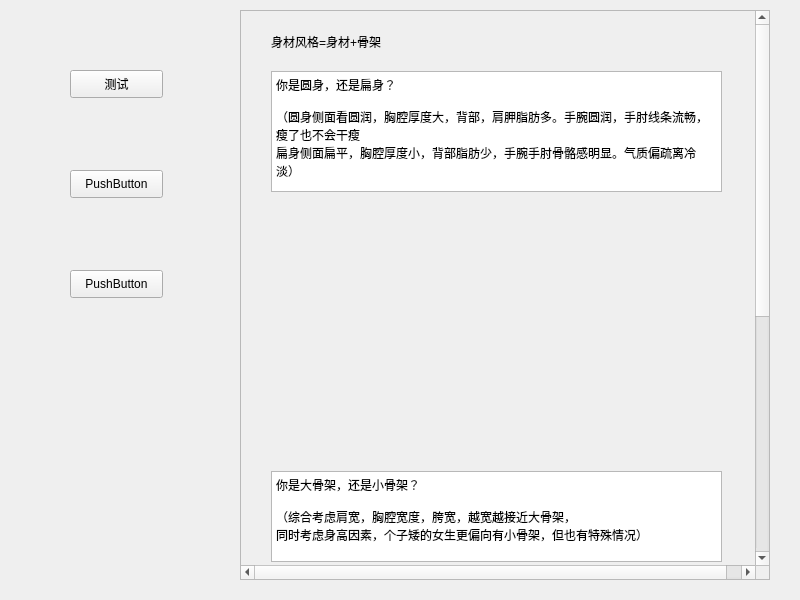
<?xml version="1.0" encoding="UTF-8"?>
<ui version="4.0">
 <class>warmbone</class>
 <widget class="QWidget" name="warmbone">
  <property name="geometry">
   <rect>
    <x>0</x>
    <y>0</y>
    <width>800</width>
    <height>600</height>
   </rect>
  </property>
  <property name="minimumSize">
   <size>
    <width>800</width>
    <height>600</height>
   </size>
  </property>
  <property name="maximumSize">
   <size>
    <width>800</width>
    <height>600</height>
   </size>
  </property>
  <property name="windowTitle">
   <string>Form</string>
  </property>
  <widget class="QPushButton" name="pushButton">
   <property name="geometry">
    <rect>
     <x>70</x>
     <y>70</y>
     <width>93</width>
     <height>28</height>
    </rect>
   </property>
   <property name="text">
    <string>测试</string>
   </property>
  </widget>
  <widget class="QPushButton" name="pushButton_2">
   <property name="geometry">
    <rect>
     <x>70</x>
     <y>170</y>
     <width>93</width>
     <height>28</height>
    </rect>
   </property>
   <property name="text">
    <string>PushButton</string>
   </property>
  </widget>
  <widget class="QPushButton" name="pushButton_3">
   <property name="geometry">
    <rect>
     <x>70</x>
     <y>270</y>
     <width>93</width>
     <height>28</height>
    </rect>
   </property>
   <property name="text">
    <string>PushButton</string>
   </property>
  </widget>
  <widget class="QScrollArea" name="scrollArea">
   <property name="geometry">
    <rect>
     <x>240</x>
     <y>10</y>
     <width>530</width>
     <height>570</height>
    </rect>
   </property>
   <property name="minimumSize">
    <size>
     <width>530</width>
     <height>570</height>
    </size>
   </property>
   <property name="verticalScrollBarPolicy">
    <enum>Qt::ScrollBarAlwaysOn</enum>
   </property>
   <property name="horizontalScrollBarPolicy">
    <enum>Qt::ScrollBarAlwaysOn</enum>
   </property>
   <property name="widgetResizable">
    <bool>false</bool>
   </property>
   <widget class="QWidget" name="scrollAreaWidgetContents">
    <property name="geometry">
     <rect>
      <x>0</x>
      <y>-206</y>
      <width>530</width>
      <height>1000</height>
     </rect>
    </property>
    <property name="minimumSize">
     <size>
      <width>500</width>
      <height>1000</height>
     </size>
    </property>
    <property name="toolTipDuration">
     <number>14</number>
    </property>
    <widget class="QLabel" name="label">
     <property name="geometry">
      <rect>
       <x>30</x>
       <y>20</y>
       <width>141</width>
       <height>21</height>
      </rect>
     </property>
     <property name="text">
      <string>身材风格=身材+骨架</string>
     </property>
    </widget>
    <widget class="QTextBrowser" name="textBrowser">
     <property name="geometry">
      <rect>
       <x>30</x>
       <y>60</y>
       <width>451</width>
       <height>121</height>
      </rect>
     </property>
     <property name="html">
      <string>&lt;!DOCTYPE HTML PUBLIC &quot;-//W3C//DTD HTML 4.0//EN&quot; &quot;http://www.w3.org/TR/REC-html40/strict.dtd&quot;&gt;
&lt;html&gt;&lt;head&gt;&lt;meta name=&quot;qrichtext&quot; content=&quot;1&quot; /&gt;&lt;style type=&quot;text/css&quot;&gt;
p, li { white-space: pre-wrap; }
&lt;/style&gt;&lt;/head&gt;&lt;body style=&quot; font-family:'SimSun'; font-size:9pt; font-weight:400; font-style:normal;&quot;&gt;
&lt;p style=&quot; margin-top:0px; margin-bottom:0px; margin-left:0px; margin-right:0px; -qt-block-indent:0; text-indent:0px;&quot;&gt;你是圆身，还是扁身？&lt;/p&gt;
&lt;p style=&quot;-qt-paragraph-type:empty; margin-top:0px; margin-bottom:0px; margin-left:0px; margin-right:0px; -qt-block-indent:0; text-indent:0px;&quot;&gt;&lt;br /&gt;&lt;/p&gt;
&lt;p style=&quot; margin-top:0px; margin-bottom:0px; margin-left:0px; margin-right:0px; -qt-block-indent:0; text-indent:0px;&quot;&gt;（圆身侧面看圆润，胸腔厚度大，背部，肩胛脂肪多。手腕圆润，手肘线条流畅，瘦了也不会干瘦&lt;/p&gt;
&lt;p style=&quot; margin-top:0px; margin-bottom:0px; margin-left:0px; margin-right:0px; -qt-block-indent:0; text-indent:0px;&quot;&gt;扁身侧面扁平，胸腔厚度小，背部脂肪少，手腕手肘骨骼感明显。气质偏疏离冷淡）&lt;/p&gt;&lt;/body&gt;&lt;/html&gt;</string>
     </property>
    </widget>
    <widget class="QLabel" name="label_2">
     <property name="geometry">
      <rect>
       <x>30</x>
       <y>200</y>
       <width>201</width>
       <height>241</height>
      </rect>
     </property>
     <property name="text">
      <string/>
     </property>
    </widget>
    <widget class="QTextBrowser" name="textBrowser_2">
     <property name="geometry">
      <rect>
       <x>30</x>
       <y>460</y>
       <width>451</width>
       <height>91</height>
      </rect>
     </property>
     <property name="html">
      <string>&lt;!DOCTYPE HTML PUBLIC &quot;-//W3C//DTD HTML 4.0//EN&quot; &quot;http://www.w3.org/TR/REC-html40/strict.dtd&quot;&gt;
&lt;html&gt;&lt;head&gt;&lt;meta name=&quot;qrichtext&quot; content=&quot;1&quot; /&gt;&lt;style type=&quot;text/css&quot;&gt;
p, li { white-space: pre-wrap; }
&lt;/style&gt;&lt;/head&gt;&lt;body style=&quot; font-family:'SimSun'; font-size:9pt; font-weight:400; font-style:normal;&quot;&gt;
&lt;p style=&quot; margin-top:0px; margin-bottom:0px; margin-left:0px; margin-right:0px; -qt-block-indent:0; text-indent:0px;&quot;&gt;你是大骨架，还是小骨架？&lt;/p&gt;
&lt;p style=&quot;-qt-paragraph-type:empty; margin-top:0px; margin-bottom:0px; margin-left:0px; margin-right:0px; -qt-block-indent:0; text-indent:0px;&quot;&gt;&lt;br /&gt;&lt;/p&gt;
&lt;p style=&quot; margin-top:0px; margin-bottom:0px; margin-left:0px; margin-right:0px; -qt-block-indent:0; text-indent:0px;&quot;&gt;（综合考虑肩宽，胸腔宽度，胯宽，越宽越接近大骨架，&lt;/p&gt;
&lt;p style=&quot; margin-top:0px; margin-bottom:0px; margin-left:0px; margin-right:0px; -qt-block-indent:0; text-indent:0px;&quot;&gt;同时考虑身高因素，个子矮的女生更偏向有小骨架，但也有特殊情况）&lt;/p&gt;&lt;/body&gt;&lt;/html&gt;</string>
     </property>
    </widget>
    <widget class="QLabel" name="label_4">
     <property name="geometry">
      <rect>
       <x>30</x>
       <y>560</y>
       <width>201</width>
       <height>251</height>
      </rect>
     </property>
     <property name="text">
      <string/>
     </property>
    </widget>
    <widget class="QLabel" name="label_5">
     <property name="geometry">
      <rect>
       <x>270</x>
       <y>560</y>
       <width>211</width>
       <height>251</height>
      </rect>
     </property>
     <property name="text">
      <string/>
     </property>
    </widget>
    <widget class="QLabel" name="label_3">
     <property name="geometry">
      <rect>
       <x>270</x>
       <y>200</y>
       <width>201</width>
       <height>241</height>
      </rect>
     </property>
     <property name="text">
      <string/>
     </property>
    </widget>
    <widget class="QTextBrowser" name="textBrowser_3">
     <property name="geometry">
      <rect>
       <x>30</x>
       <y>830</y>
       <width>451</width>
       <height>31</height>
      </rect>
     </property>
     <property name="html">
      <string>&lt;!DOCTYPE HTML PUBLIC &quot;-//W3C//DTD HTML 4.0//EN&quot; &quot;http://www.w3.org/TR/REC-html40/strict.dtd&quot;&gt;
&lt;html&gt;&lt;head&gt;&lt;meta name=&quot;qrichtext&quot; content=&quot;1&quot; /&gt;&lt;style type=&quot;text/css&quot;&gt;
p, li { white-space: pre-wrap; }
&lt;/style&gt;&lt;/head&gt;&lt;body style=&quot; font-family:'SimSun'; font-size:9pt; font-weight:400; font-style:normal;&quot;&gt;
&lt;p style=&quot; margin-top:0px; margin-bottom:0px; margin-left:0px; margin-right:0px; -qt-block-indent:0; text-indent:0px;&quot;&gt;综合考虑你的身材类型与骨骼类型，选择你的身材风格是？&lt;/p&gt;&lt;/body&gt;&lt;/html&gt;</string>
     </property>
    </widget>
    <widget class="QRadioButton" name="radioButton">
     <property name="geometry">
      <rect>
       <x>30</x>
       <y>900</y>
       <width>115</width>
       <height>19</height>
      </rect>
     </property>
     <property name="text">
      <string>大骨架圆身材</string>
     </property>
    </widget>
    <widget class="QRadioButton" name="radioButton_2">
     <property name="geometry">
      <rect>
       <x>250</x>
       <y>900</y>
       <width>161</width>
       <height>20</height>
      </rect>
     </property>
     <property name="text">
      <string>小/中等骨架圆身材</string>
     </property>
    </widget>
    <widget class="QRadioButton" name="radioButton_3">
     <property name="geometry">
      <rect>
       <x>30</x>
       <y>940</y>
       <width>115</width>
       <height>19</height>
      </rect>
     </property>
     <property name="text">
      <string>大骨架扁身材</string>
     </property>
    </widget>
    <widget class="QRadioButton" name="radioButton_4">
     <property name="geometry">
      <rect>
       <x>250</x>
       <y>940</y>
       <width>161</width>
       <height>20</height>
      </rect>
     </property>
     <property name="text">
      <string>小/中等骨架扁身材</string>
     </property>
    </widget>
   </widget>
  </widget>
 </widget>
 <resources/>
 <connections/>
</ui>
